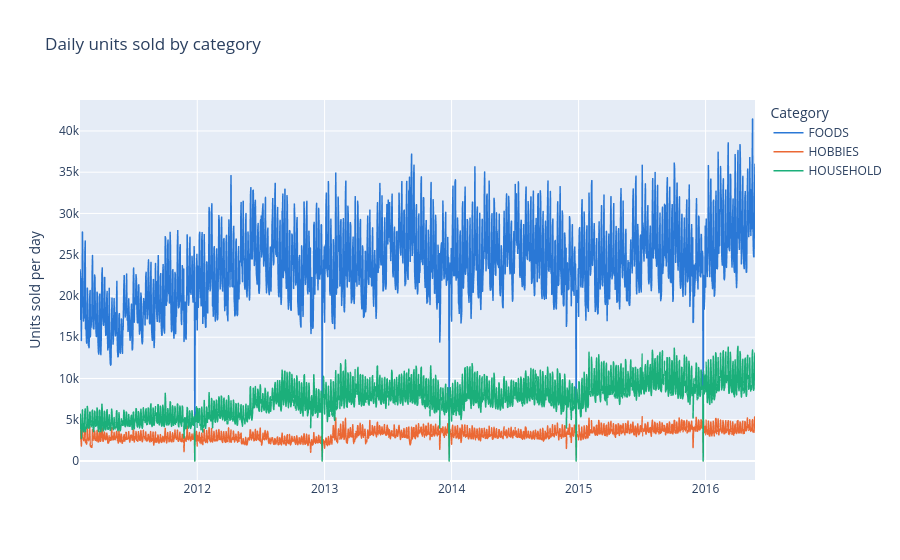

The notebook cell saved with this chart:
### Markdown cell above
### 6.1 Trend
ยอดขายรวมรายวันแยกหมวด และจำนวนสินค้าที่วางขาย

### Code cell
fig = px.line(
    daily, x="date", y="sales", color="cat_id", color_discrete_map=CAT_COLORS,
    labels={"date": "", "sales": "Units sold per day", "cat_id": "Category"},
    title="Daily units sold by category",
)
fig.update_traces(line_width=1.5)
fig.show()

trend = daily.assign(year=daily["date"].dt.year).query("year < 2016").groupby(["year", "cat_id"], observed=True)[["sales", "items", "per_item"]].mean()
trend.unstack().style.format("{:,.2f}")

### Figure 1 — Plotly figure (JSON) as saved in the notebook; plotly's stock layout.template omitted (floating-point values rounded to 4 significant figures; data arrays with more than 128 entries replaced by an {"elided": "..."} marker saying what was removed)
{"data": [{"hovertemplate": "Category=FOODS<br>=%{x}<br>Units sold per day=%{y}<extra></extra>", "legendgroup": "FOODS", "line": {"color": "#2a78d6", "dash": "solid", "width": 1.5}, "marker": {"symbol": "circle"}, "mode": "lines", "name": "FOODS", "showlegend": true, "type": "scattergl", "x": {"elided": "1941 str values"}, "xaxis": "x", "y": {"elided": "1941 int values"}, "yaxis": "y"}, {"hovertemplate": "Category=HOBBIES<br>=%{x}<br>Units sold per day=%{y}<extra></extra>", "legendgroup": "HOBBIES", "line": {"color": "#eb6834", "dash": "solid", "width": 1.5}, "marker": {"symbol": "circle"}, "mode": "lines", "name": "HOBBIES", "showlegend": true, "type": "scattergl", "x": {"elided": "1941 str values"}, "xaxis": "x", "y": {"elided": "1941 int values"}, "yaxis": "y"}, {"hovertemplate": "Category=HOUSEHOLD<br>=%{x}<br>Units sold per day=%{y}<extra></extra>", "legendgroup": "HOUSEHOLD", "line": {"color": "#1baf7a", "dash": "solid", "width": 1.5}, "marker": {"symbol": "circle"}, "mode": "lines", "name": "HOUSEHOLD", "showlegend": true, "type": "scattergl", "x": {"elided": "1941 str values"}, "xaxis": "x", "y": {"elided": "1941 int values"}, "yaxis": "y"}], "layout": {"legend": {"title": {"text": "Category"}, "tracegroupgap": 0}, "title": {"text": "Daily units sold by category"}, "xaxis": {"anchor": "y", "domain": [0, 1], "title": {"text": ""}}, "yaxis": {"anchor": "x", "domain": [0, 1], "title": {"text": "Units sold per day"}}}}
